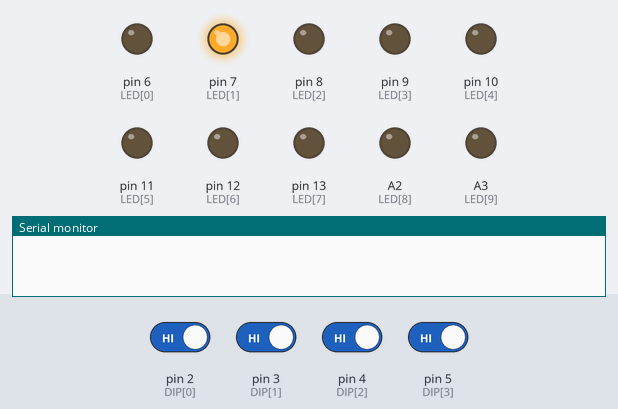
This sketch was run on a simulated Arduino Uno, built with avr-gcc and run on an emulated ATmega328P. On the bench: output pins drawn as LEDs (lit = HIGH), the last lines printed to the serial monitor. Dashed ring = blinking. Inputs (shaded band) come from the test bench; at power-on: pin 2 (DIP[0]), pin 3 (DIP[1]), pin 4 (DIP[2]), pin 5 (DIP[3]) HIGH.

Above: at 1.2 s.
1.3 s: pin 2 (DIP[0]) driven LOW
At 1.9 s:
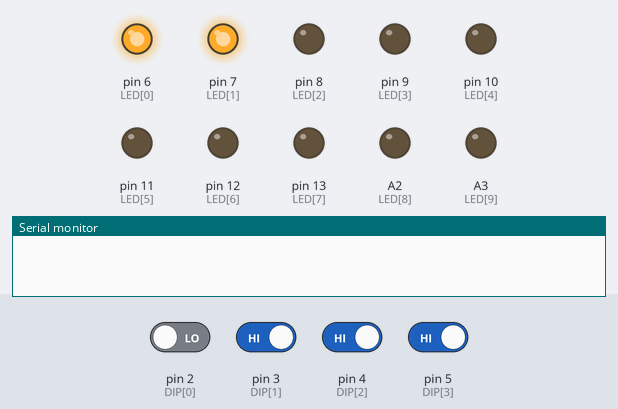
2.8 s: pin 3 (DIP[1]) driven LOW
At 4.0 s:
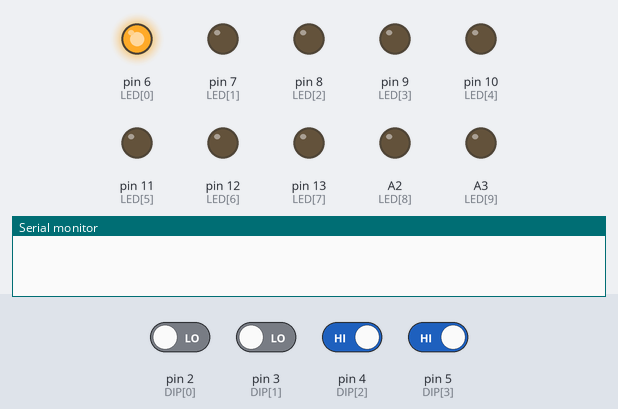
4.3 s: pin 4 (DIP[2]) driven LOW
At 5.5 s:
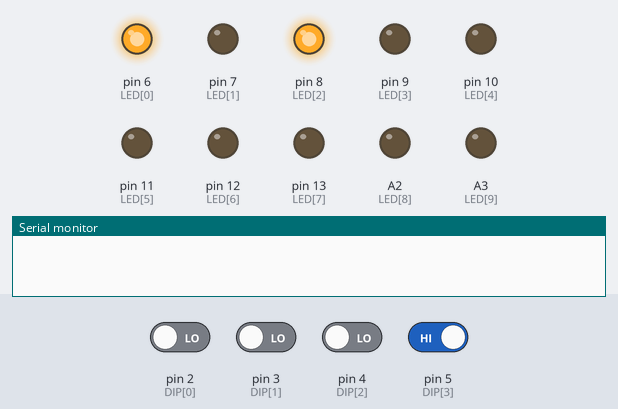
5.8 s: pin 5 (DIP[3]) driven LOW
At 6.6 s:
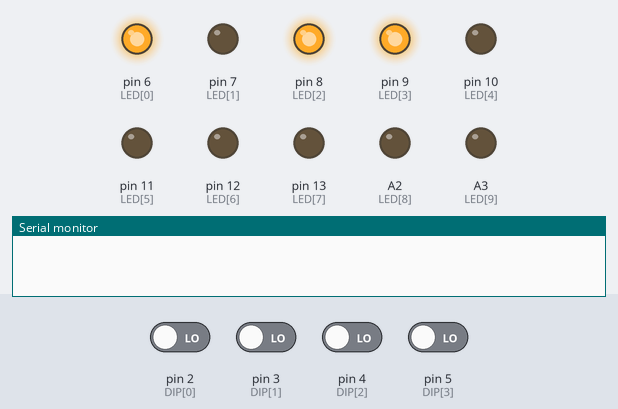
7.3 s: pin 3 (DIP[1]) driven HIGH
At 9.05 s:
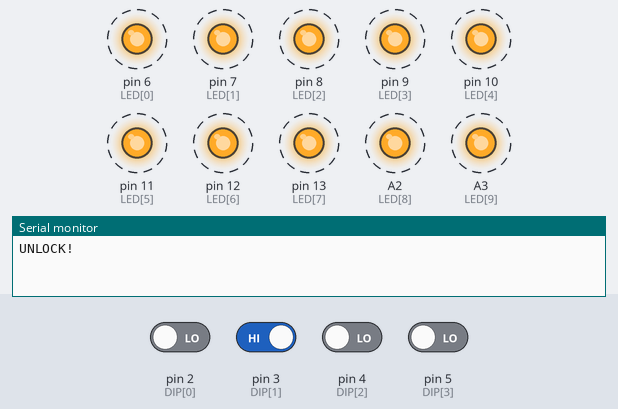
10.3 s: pin 2 (DIP[0]) driven HIGH
At 11.8 s:
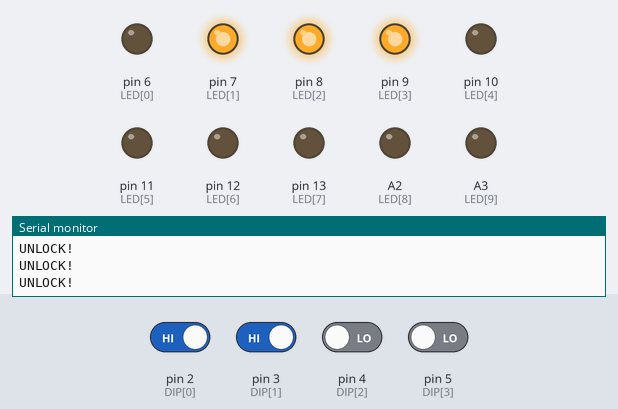
Timing chart, 0 to 13.3 s (numbered marks = the images above; inputs shaded):
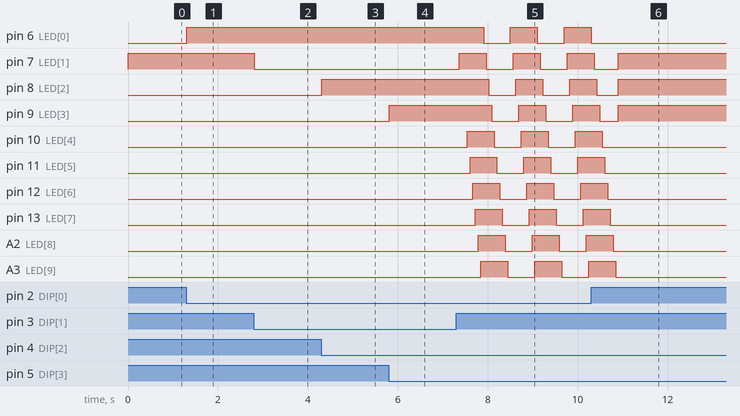

Measured:
- after the input at 1.3 s, pin 6 (LED[0]): LOW → HIGH at once
- after the input at 2.8 s, pin 7 (LED[1]): HIGH → LOW at once
- after the input at 4.3 s, pin 8 (LED[2]): LOW → HIGH at once
- after the input at 5.8 s, pin 9 (LED[3]): LOW → HIGH at once
- after the input at 7.3 s, pin 6 (LED[0]): alternates HIGH for 0.60 s and LOW for 0.60 s, starting after 0.61 s; pin 7 (LED[1]): alternates HIGH for 0.60 s and LOW for 0.60 s, starting after 0.07 s
- after the input at 10.3 s, pin 6 (LED[0]): goes on until 10.3 s, then stays LOW; pin 10 (LED[4]): goes on until 10.5 s, then stays LOW; pin 11 (LED[5]): goes on until 10.6 s, then stays LOW; pin 12 (LED[6]), pin 13 (LED[7]): goes on until 10.7 s, then stays LOW; A2 (LED[8]), A3 (LED[9]): goes on until 10.8 s, then stays LOW

The sketch:

lock4bit.ino
```cpp
// 關卡一：IC 邏輯解密遊戲——4 位元二進位密碼鎖
// 板子：KTduino 積極體驗板（Arduino Uno 核心）
// ※ 腳位為預留值，請依老師提供的 KTduino 接線表修改下面的常數。

const int DIP[4] = {2, 3, 4, 5};        // 指撥開關 SW1～SW4（低態動作：ON = LOW）
const int LED[10] = {6, 7, 8, 9, 10, 11, 12, 13, A2, A3}; // LED Bar 10 顆
int CODE[4] = {1, 0, 1, 1};             // 上午尋寶拿到的密碼（由左到右：沉積、微影、蝕刻、封測）

void setup() {
  for (int i = 0; i < 4; i++) pinMode(DIP[i], INPUT_PULLUP);
  for (int i = 0; i < 10; i++) pinMode(LED[i], OUTPUT);
  Serial.begin(9600);
}

void loop() {
  int match[4];
  bool unlock = true;
  for (int i = 0; i < 4; i++) {
    int sw = (digitalRead(DIP[i]) == LOW) ? 1 : 0;  // 低態動作：撥到 ON 讀到 LOW，換成 1
    match[i] = (sw == CODE[i]) ? 1 : 0;           // XNOR：相同才是 1
    unlock = unlock && match[i];                  // 四位全部 AND 起來
  }

  if (unlock) {
    // 解鎖成功：LED Bar 跑馬燈
    for (int i = 0; i < 10; i++) { digitalWrite(LED[i], HIGH); delay(60); }
    for (int i = 0; i < 10; i++) { digitalWrite(LED[i], LOW);  delay(60); }
    Serial.println("UNLOCK!");
  } else {
    // 還沒解開：前 4 顆顯示哪幾位比對正確，其餘熄滅
    for (int i = 0; i < 10; i++) digitalWrite(LED[i], (i < 4 && match[i]) ? HIGH : LOW);
    delay(100);
  }
}
```
